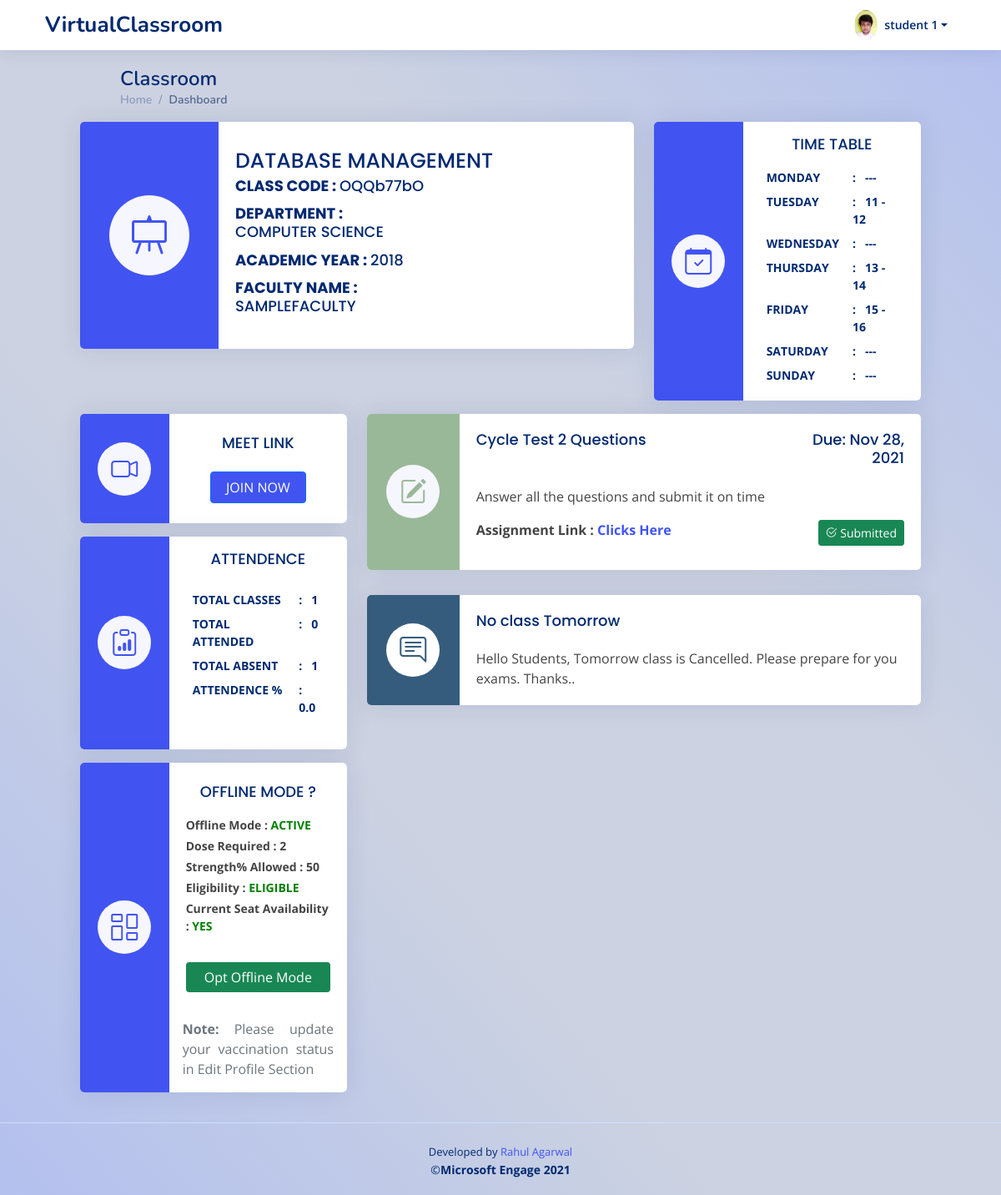
Page /student_subject/OQQb77bO (signed in) on the earlier database version.
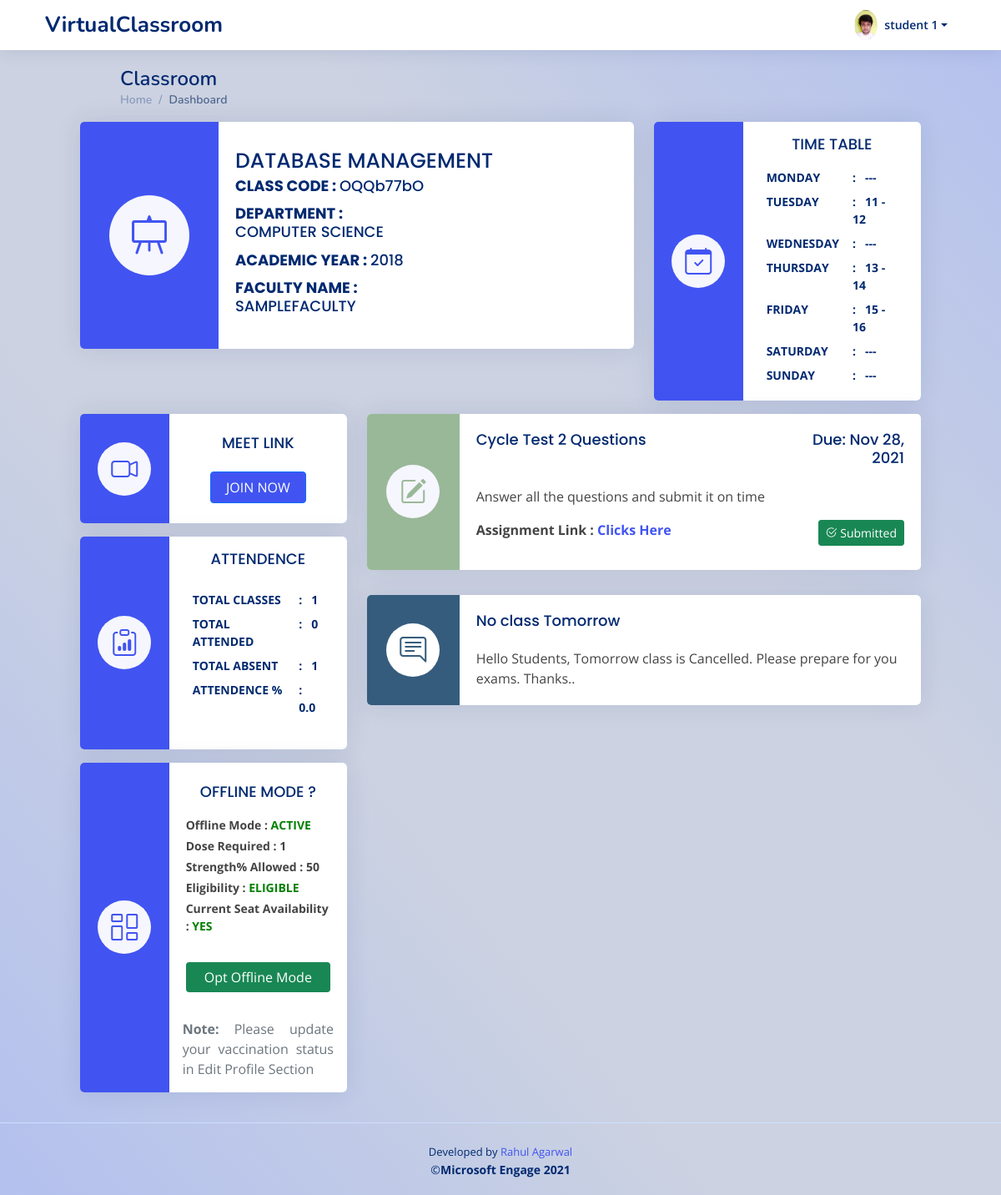
Same page on the later database version.
### myapp/models.py (models this page shows, shortened)
class OfflineClass(models.Model):
    classId = models.ForeignKey(ClassRoom,on_delete=models.CASCADE)
    offlineStatus = models.CharField(max_length=5,null=True,blank=True,default='NO')
    vaccineRequired = models.IntegerField(null=True,blank=True,default=0)
    classStrength = models.IntegerField(null=True,blank=True,default=0)
    studentList = models.TextField(blank=True,null=True)

### myapp/views.py (the view, shortened to what this page needs)
# urls.py: path('student_subject/<pk>',views.studentSubject,name='studentSubject'),
@login_required
def studentSubject(request,pk):
    if request.user.is_active and not request.user.is_staff and not request.user.is_superuser:
        id=pk
        classDetails = ClassRoom.objects.get(classId=id)
        user=request.user
        userDetails = StudentDetails.objects.get(studentId = user.pk)
        attendenceObject = Attendence.objects.get(classId = id)
        attendenceList = json.loads(attendenceObject.studentAttendence)
        totalConducted = attendenceObject.totalClassConducted
        totalAttended = 0
        if user.username in attendenceList:
            totalAttended = int(attendenceList.get(user.username,0))
        totalAbsent = totalConducted - totalAttended
        if totalConducted > 0:
            attendencePercent = round((totalAttended/totalConducted)*100,1)
        else:
            attendencePercent = 0
        record = []
        record.append(totalConducted)
        record.append(totalAttended)
        announcements = Announcement.objects.filter(classId = id).annotate(type=Value('announcement', CharField()))
        assignments = Assignment.objects.filter(classId = id).annotate(type=Value('assignment', CharField()))
        all_items = list(assignments) + list(announcements)
        all_items_feed = sorted(all_items, key=lambda obj: obj.publishedTime,reverse=True)
        timeTable = {}
        strTime = classDetails.classTimeTable
        try:
            days = strTime.split('+')
            for x in days:
                curr = x.split(',')
                a = curr[0][1:]
                a=a.strip()
                a=a.strip("\'")
                b = curr[1]
                b=b.strip()
                b=b.strip("\'")
                c = curr[2][:len(curr[2])-1]
                c=c.strip()
                c=c.strip("\'")
                timeTable[a] = [b,c]
        except:
            timeTable={}
        classOfflineStatus = OfflineClass.objects.get(classId = id)
        eligible = False
        available = False
        opted = False
        try:
            vaccineStatus = VaccineStatus.objects.get(userId_id = user.pk)
            if vaccineStatus.vaccineDose >= classOfflineStatus.vaccineRequired:
                eligible = True
            else:
                eligible = False
        except:
            eligible = False
        if classOfflineStatus.offlineStatus == 'NO':
            None
        else:
            classroomStudent = ClassroomStudentsList.objects.get(classId = id)
            temp = json.loads(classroomStudent.studentList)
            totalClassStrength = len(temp)
            totalSeat = int((totalClassStrength * classOfflineStatus.classStrength)/100)
            temp1 = json.loads(classOfflineStatus.studentList)
            totalBooked = len(temp1)
            if user.username in temp1:
                opted = True
            if totalBooked < totalSeat:
                available = True
            else:
                available = False
        context={
            'class' : classDetails,
            'all_items_feed' : all_items_feed,
            'totalConducted' : totalConducted,
            'totalAttended' : totalAttended,
            'totalAbsent' : totalAbsent,
            'attendencePercent' : attendencePercent,
            'userDetails' : userDetails,
            'timeTable' : timeTable,
            'classOfflineStatus' : classOfflineStatus,
            'eligible' : eligible,
            'available' : available,
            'opted':opted
        }
        return render(request,'student/studentSubject.html',context)
    else:
        return redirect('studentLogin')

### myapp/views.py (called while the page is built)
@register.filter(name='get_start_time')
def get_start_time(d, k):
    return d[k][0]

@register.filter(name='get_end_time')
def get_end_time(d, k):
    return d[k][1]

### myapp/templates/student/studentSubject.html (shortened to what the changed rows need)
{% extends 'base.html' %}
{% block content %}
{% load static %}
  <main id="main" class="main px-md-5 mx-md-5" >
    <div class="pagetitle px-xxl-2 px-lg-5">
      <h1>Classroom</h1>
    </div>
    <section class="section dashboard px-xxl-2 px-lg-0">
      <div class="row">
        <div class="col-lg-4">
           <div class="card mb-3 info-card sales-card pb-0">
            <div class="row g-0" style="background: #4154f1">
              <div class="col-md-8 bg-white">
                <div class="card-body my-1">
                  <div class="activity ">
                    {% if classOfflineStatus.offlineStatus == 'NO' %}
                       <p><strong>Offline Mode : <span style="color:red;">NOT ACTIVE</span></strong></p>
                    {% else %}
                       <p class="my-1"><strong>Offline Mode : <span style="color:green;">ACTIVE</span></strong></p>
                       <p class="my-1"><strong>Dose Required : {{classOfflineStatus.vaccineRequired}}</strong></p>
                       <p class="my-1"><strong>Strength% Allowed : {{classOfflineStatus.classStrength}}</strong></p>
                           {% if opted %}
                                <p class="my-1"><strong>Opted For :<span style="color:green;"> OFFLINE </span></strong></p>
                                <a type="button" class="btn btn-primary col-sm-12 bg-danger my-2" style="border:red;" data-bs-toggle="modal" data-bs-target="#optOnline">Opt Online Mode</a>
                           {% else %}
                                 {% if eligible == True %}
                                      <p class="my-1"><strong>Eligibility : <span style="color:green;">ELIGIBLE</span>  </strong></p>
                                      {% if available %}
                                            <p class="my-1"><strong>Current Seat Availability : <span style="color:green;"> YES </span></strong></p>
                                            <br>
                                            <a type="button" class="btn btn-primary col-sm-12 bg-success my-2" style="border:green;" data-bs-toggle="modal" data-bs-target="#optOffline">Opt Offline Mode</a>
                                      {% else %}
                                          <p class="my-1"><strong>Current Seat Availability : <span style="color:red;"> NO </span> </strong></p>
                                      {% endif %}
                                 {% else %}
                                      <p class="my-1"><strong>Eligibility : <span style="color:red;">NOT ELIGIBLE</span></strong></p>
                                 {% endif %}
                           {% endif %}
                    {% endif %}
                  </div>
                </div>
              </div>
            </div>
          </div>
        </div>
      </div>
    </section>
  </main>
{% endblock %}

Differences in the rows shown:
changed OfflineClass: vaccineRequired "2" → "1"
